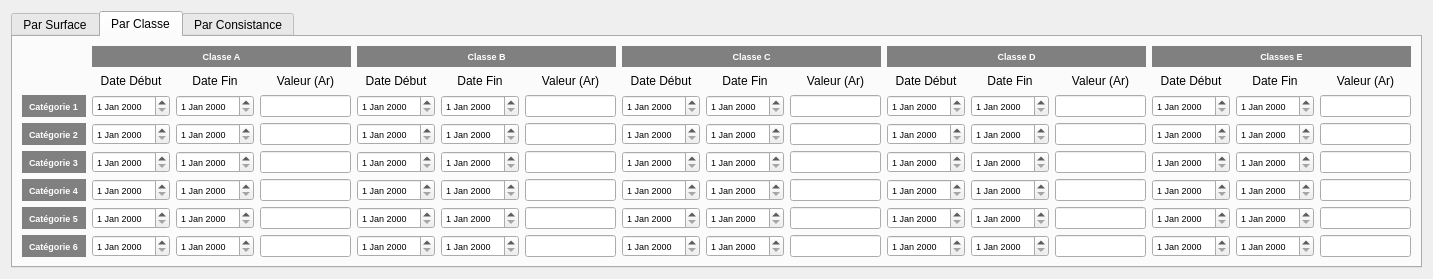
     <widget class="QWidget" name="tab">
      <attribute name="title">
       <string>I.F.T</string>
      </attribute>
      <layout class="QVBoxLayout" name="verticalLayout_2">
       <item>
        <widget class="QTabWidget" name="tabWidget_2">
         <property name="styleSheet">
          <string notr="true">QDateEdit, QLineEdit {
font-size: 7pt
}</string>
         </property>
         <property name="tabPosition">
          <enum>QTabWidget::North</enum>
         </property>
         <property name="currentIndex">
          <number>1</number>
         </property>
         <widget class="QWidget" name="tab_3">
          <attribute name="title">
           <string>Par Surface</string>
          </attribute>
          <layout class="QVBoxLayout" name="verticalLayout_3">
           <item>
            <widget class="QTableWidget" name="tableWidgetIFTSurface">
             <attribute name="horizontalHeaderStretchLastSection">
              <bool>false</bool>
             </attribute>
             <row>
              <property name="text">
               <string>Catégorie 1</string>
              </property>
             </row>
             <row>
              <property name="text">
               <string>Catégorie 2</string>
              </property>
             </row>
             <row>
              <property name="text">
               <string>Catégorie 3</string>
              </property>
             </row>
             <row>
              <property name="text">
               <string>Catégorie 4</string>
              </property>
             </row>
             <row>
              <property name="text">
               <string>Catégorie 5</string>
              </property>
             </row>
             <row>
              <property name="text">
               <string>Catégorie 6</string>
              </property>
             </row>
             <column>
              <property name="text">
               <string>Id</string>
              </property>
             </column>
             <column>
              <property name="text">
               <string>Description</string>
              </property>
             </column>
             <column>
              <property name="text">
               <string>Valeur (Ar/Ha)</string>
              </property>
             </column>
            </widget>
           </item>
          </layout>
         </widget>
         <widget class="QWidget" name="tab_4">
          <attribute name="title">
           <string>Par Classe</string>
          </attribute>
          <layout class="QGridLayout" name="gridLayout">
           <item row="4" column="0">
            <widget class="QLabel" name="label_4">
             <property name="font">
              <font>
               <pointsize>7</pointsize>
               <weight>75</weight>
               <bold>true</bold>
              </font>
             </property>
             <property name="styleSheet">
              <string notr="true">background: #808080;
color: white;
padding: 5px</string>
             </property>
             <property name="text">
              <string>Catégorie 3</string>
             </property>
            </widget>
           </item>
           <item row="5" column="0">
            <widget class="QLabel" name="label_5">
             <property name="font">
              <font>
               <pointsize>7</pointsize>
               <weight>75</weight>
               <bold>true</bold>
              </font>
             </property>
             <property name="styleSheet">
              <string notr="true">background: #808080;
color: white;
padding: 5px</string>
             </property>
             <property name="text">
              <string>Catégorie 4</string>
             </property>
            </widget>
           </item>
           <item row="2" column="0">
            <widget class="QLabel" name="label_2">
             <property name="font">
              <font>
               <pointsize>7</pointsize>
               <weight>75</weight>
               <bold>true</bold>
              </font>
             </property>
             <property name="styleSheet">
              <string notr="true">background: #808080;
color: white;
padding: 5px</string>
             </property>
             <property name="text">
              <string>Catégorie 1</string>
             </property>
            </widget>
           </item>
           <item row="7" column="0">
            <widget class="QLabel" name="label_7">
             <property name="font">
              <font>
               <pointsize>7</pointsize>
               <weight>75</weight>
               <bold>true</bold>
              </font>
             </property>
             <property name="styleSheet">
              <string notr="true">background: #808080;
color: white;
padding: 5px</string>
             </property>
             <property name="text">
              <string>Catégorie 6</string>
             </property>
            </widget>
           </item>
           <item row="6" column="0">
            <widget class="QLabel" name="label_6">
             <property name="font">
              <font>
               <pointsize>7</pointsize>
               <weight>75</weight>
               <bold>true</bold>
              </font>
             </property>
             <property name="styleSheet">
              <string notr="true">background: #808080;
color: white;
padding: 5px</string>
             </property>
             <property name="text">
              <string>Catégorie 5</string>
             </property>
            </widget>
           </item>
           <item row="0" column="1" colspan="3">
            <widget class="QLabel" name="label_8">
             <property name="font">
              <font>
               <pointsize>7</pointsize>
               <weight>75</weight>
               <bold>true</bold>
              </font>
             </property>
             <property name="styleSheet">
              <string notr="true">background: #808080;
color: white;
padding: 5px</string>
             </property>
             <property name="text">
              <string>Classe A</string>
             </property>
             <property name="alignment">
              <set>Qt::AlignCenter</set>
             </property>
            </widget>
           </item>
           <item row="3" column="0">
            <widget class="QLabel" name="label_3">
             <property name="font">
              <font>
               <pointsize>7</pointsize>
               <weight>75</weight>
               <bold>true</bold>
              </font>
             </property>
             <property name="styleSheet">
              <string notr="true">background: #808080;
color: white;
padding: 5px</string>
             </property>
             <property name="text">
              <string>Catégorie 2</string>
             </property>
            </widget>
           </item>
           <item row="0" column="4" colspan="3">
            <widget class="QLabel" name="label_9">
             <property name="font">
              <font>
               <pointsize>7</pointsize>
               <weight>75</weight>
               <bold>true</bold>
              </font>
             </property>
             <property name="styleSheet">
              <string notr="true">background: #808080;
color: white;
padding: 5px</string>
             </property>
             <property name="text">
              <string>Classe B</string>
             </property>
             <property name="alignment">
              <set>Qt::AlignCenter</set>
             </property>
            </widget>
           </item>
           <item row="1" column="1">
            <widget class="QLabel" name="label_13">
             <property name="text">
              <string>Date Début</string>
             </property>
             <property name="alignment">
              <set>Qt::AlignCenter</set>
             </property>
            </widget>
           </item>
           <item row="1" column="4">
            <widget class="QLabel" name="label_16">
             <property name="text">
              <string>Date Début</string>
             </property>
             <property name="alignment">
              <set>Qt::AlignCenter</set>
             </property>
            </widget>
           </item>
           <item row="1" column="2">
            <widget class="QLabel" name="label_14">
             <property name="text">
              <string>Date Fin</string>
             </property>
             <property name="alignment">
              <set>Qt::AlignCenter</set>
             </property>
            </widget>
           </item>
           <item row="1" column="7">
            <widget class="QLabel" name="label_19">
             <property name="text">
              <string>Date Début</string>
             </property>
             <property name="alignment">
              <set>Qt::AlignCenter</set>
             </property>
            </widget>
           </item>
           <item row="1" column="3">
            <widget class="QLabel" name="label_15">
             <property name="text">
              <string>Valeur (Ar)</string>
             </property>
             <property name="alignment">
              <set>Qt::AlignCenter</set>
             </property>
            </widget>
           </item>
           <item row="1" column="14">
            <widget class="QLabel" name="label_26">
             <property name="text">
              <string>Date Fin</string>
             </property>
             <property name="alignment">
              <set>Qt::AlignCenter</set>
             </property>
            </widget>
           </item>
           <item row="1" column="5">
            <widget class="QLabel" name="label_17">
             <property name="text">
              <string>Date Fin</string>
             </property>
             <property name="alignment">
              <set>Qt::AlignCenter</set>
             </property>
            </widget>
           </item>
           <item row="1" column="6">
            <widget class="QLabel" name="label_18">
             <property name="text">
              <string>Valeur (Ar)</string>
             </property>
             <property name="alignment">
              <set>Qt::AlignCenter</set>
             </property>
            </widget>
           </item>
           <item row="1" column="8">
            <widget class="QLabel" name="label_20">
             <property name="text">
              <string>Date Fin</string>
             </property>
             <property name="alignment">
              <set>Qt::AlignCenter</set>
             </property>
            </widget>
           </item>
           <item row="1" column="9">
            <widget class="QLabel" name="label_21">
             <property name="text">
              <string>Valeur (Ar)</string>
             </property>
             <property name="alignment">
              <set>Qt::AlignCenter</set>
             </property>
            </widget>
           </item>
           <item row="1" column="10">
            <widget class="QLabel" name="label_22">
             <property name="text">
              <string>Date Début</string>
             </property>
             <property name="alignment">
              <set>Qt::AlignCenter</set>
             </property>
            </widget>
           </item>
           <item row="1" column="11">
            <widget class="QLabel" name="label_23">
             <property name="text">
              <string>Date Fin</string>
             </property>
             <property name="alignment">
              <set>Qt::AlignCenter</set>
             </property>
            </widget>
           </item>
           <item row="1" column="12">
            <widget class="QLabel" name="label_24">
             <property name="text">
              <string>Valeur (Ar)</string>
             </property>
             <property name="alignment">
              <set>Qt::AlignCenter</set>
             </property>
            </widget>
           </item>
           <item row="1" column="13">
            <widget class="QLabel" name="label_25">
             <property name="text">
              <string>Date Début</string>
             </property>
             <property name="alignment">
              <set>Qt::AlignCenter</set>
             </property>
            </widget>
           </item>
           <item row="1" column="15">
            <widget class="QLabel" name="label_27">
             <property name="text">
              <string>Valeur (Ar)</string>
             </property>
             <property name="alignment">
              <set>Qt::AlignCenter</set>
             </property>
            </widget>
           </item>
           <item row="0" column="13" colspan="3">
            <widget class="QLabel" name="label_12">
             <property name="font">
              <font>
               <pointsize>7</pointsize>
               <weight>75</weight>
               <bold>true</bold>
              </font>
             </property>
             <property name="styleSheet">
              <string notr="true">background: #808080;
color: white;
padding: 5px</string>
             </property>
             <property name="text">
              <string>Classes E</string>
             </property>
             <property name="alignment">
              <set>Qt::AlignCenter</set>
             </property>
            </widget>
           </item>
           <item row="0" column="10" colspan="3">
            <widget class="QLabel" name="label_11">
             <property name="font">
              <font>
               <pointsize>7</pointsize>
               <weight>75</weight>
               <bold>true</bold>
              </font>
             </property>
             <property name="styleSheet">
              <string notr="true">background: #808080;
color: white;
padding: 5px</string>
             </property>
             <property name="text">
              <string>Classe D</string>
             </property>
             <property name="alignment">
              <set>Qt::AlignCenter</set>
             </property>
            </widget>
           </item>
           <item row="0" column="7" colspan="3">
            <widget class="QLabel" name="label_10">
             <property name="font">
              <font>
               <pointsize>7</pointsize>
               <weight>75</weight>
               <bold>true</bold>
              </font>
             </property>
             <property name="styleSheet">
              <string notr="true">background: #808080;
color: white;
padding: 5px</string>
             </property>
             <property name="text">
              <string>Classe C</string>
             </property>
             <property name="alignment">
              <set>Qt::AlignCenter</set>
             </property>
            </widget>
           </item>
           <item row="2" column="1">
            <widget class="QDateEdit" name="dateEditIFTDeb1A">
             <property name="calendarPopup">
              <bool>false</bool>
             </property>
            </widget>
           </item>
           <item row="2" column="2">
            <widget class="QDateEdit" name="dateEditIFTFin1A"/>
           </item>
           <item row="2" column="4">
            <widget class="QDateEdit" name="dateEditIFTDeb1B"/>
           </item>
           <item row="2" column="5">
            <widget class="QDateEdit" name="dateEditIFTFin1B"/>
           </item>
           <item row="2" column="7">
            <widget class="QDateEdit" name="dateEditIFTDeb1C"/>
           </item>
           <item row="2" column="8">
            <widget class="QDateEdit" name="dateEditIFTFin1C"/>
           </item>
           <item row="2" column="10">
            <widget class="QDateEdit" name="dateEditIFTDeb1D"/>
           </item>
           <item row="2" column="11">
            <widget class="QDateEdit" name="dateEditIFTFin1D"/>
           </item>
           <item row="2" column="13">
            <widget class="QDateEdit" name="dateEditIFTDeb1E"/>
           </item>
           <item row="2" column="14">
            <widget class="QDateEdit" name="dateEditIFTFin1E"/>
           </item>
           <item row="3" column="1">
            <widget class="QDateEdit" name="dateEditIFTDeb2A">
             <property name="calendarPopup">
              <bool>false</bool>
             </property>
            </widget>
           </item>
           <item row="3" column="2">
            <widget class="QDateEdit" name="dateEditIFTFin2A"/>
           </item>
           <item row="4" column="1">
            <widget class="QDateEdit" name="dateEditIFTDeb3A">
             <property name="calendarPopup">
              <bool>false</bool>
             </property>
            </widget>
           </item>
           <item row="5" column="1">
            <widget class="QDateEdit" name="dateEditIFTDeb4A">
             <property name="calendarPopup">
              <bool>false</bool>
             </property>
            </widget>
           </item>
           <item row="6" column="1">
            <widget class="QDateEdit" name="dateEditIFTDeb5A">
             <property name="calendarPopup">
              <bool>false</bool>
             </property>
            </widget>
           </item>
           <item row="7" column="1">
            <widget class="QDateEdit" name="dateEditIFTDeb6A">
             <property name="calendarPopup">
              <bool>false</bool>
             </property>
            </widget>
           </item>
           <item row="4" column="2">
            <widget class="QDateEdit" name="dateEditIFTFin3A"/>
           </item>
           <item row="5" column="2">
            <widget class="QDateEdit" name="dateEditIFTFin4A"/>
           </item>
           <item row="6" column="2">
            <widget class="QDateEdit" name="dateEditIFTFin5A"/>
           </item>
           <item row="7" column="2">
            <widget class="QDateEdit" name="dateEditIFTFin6A"/>
           </item>
           <item row="3" column="4">
            <widget class="QDateEdit" name="dateEditIFTDeb2B"/>
           </item>
           <item row="3" column="5">
            <widget class="QDateEdit" name="dateEditIFTFin2B"/>
           </item>
           <item row="4" column="4">
            <widget class="QDateEdit" name="dateEditIFTDeb3B"/>
           </item>
           <item row="4" column="5">
            <widget class="QDateEdit" name="dateEditIFTFin3B"/>
           </item>
           <item row="5" column="4">
            <widget class="QDateEdit" name="dateEditIFTDeb4B"/>
           </item>
           <item row="5" column="5">
            <widget class="QDateEdit" name="dateEditIFTFin4B"/>
           </item>
           <item row="6" column="4">
            <widget class="QDateEdit" name="dateEditIFTDeb5B"/>
           </item>
           <item row="7" column="4">
            <widget class="QDateEdit" name="dateEditIFTDeb6B"/>
           </item>
           <item row="6" column="5">
            <widget class="QDateEdit" name="dateEditIFTFin5B"/>
           </item>
           <item row="7" column="5">
            <widget class="QDateEdit" name="dateEditIFTFin6B"/>
           </item>
           <item row="3" column="7">
            <widget class="QDateEdit" name="dateEditIFTDeb2C"/>
           </item>
           <item row="3" column="8">
            <widget class="QDateEdit" name="dateEditIFTFin2C"/>
           </item>
           <item row="4" column="7">
            <widget class="QDateEdit" name="dateEditIFTDeb3C"/>
           </item>
           <item row="4" column="8">
            <widget class="QDateEdit" name="dateEditIFTFin3C"/>
           </item>
           <item row="5" column="7">
            <widget class="QDateEdit" name="dateEditIFTDeb4C"/>
           </item>
           <item row="5" column="8">
            <widget class="QDateEdit" name="dateEditIFTFin4C"/>
           </item>
           <item row="6" column="7">
            <widget class="QDateEdit" name="dateEditIFTDeb5C"/>
           </item>
           <item row="6" column="8">
            <widget class="QDateEdit" name="dateEditIFTFin5C"/>
           </item>
           <item row="7" column="7">
            <widget class="QDateEdit" name="dateEditIFTDeb6C"/>
           </item>
           <item row="7" column="8">
            <widget class="QDateEdit" name="dateEditIFTFin6C"/>
           </item>
           <item row="3" column="10">
            <widget class="QDateEdit" name="dateEditIFTDeb2D"/>
           </item>
           <item row="4" column="10">
            <widget class="QDateEdit" name="dateEditIFTDeb3D"/>
           </item>
           <item row="3" column="11">
            <widget class="QDateEdit" name="dateEditIFTFin2D"/>
           </item>
           <item row="4" column="11">
            <widget class="QDateEdit" name="dateEditIFTFin3D"/>
           </item>
           <item row="5" column="10">
            <widget class="QDateEdit" name="dateEditIFTDeb4D"/>
           </item>
           <item row="5" column="11">
            <widget class="QDateEdit" name="dateEditIFTFin4D"/>
           </item>
           <item row="6" column="10">
            <widget class="QDateEdit" name="dateEditIFTDeb5D"/>
           </item>
           <item row="6" column="11">
            <widget class="QDateEdit" name="dateEditIFTFin5D"/>
           </item>
           <item row="7" column="10">
            <widget class="QDateEdit" name="dateEditIFTDeb6D"/>
           </item>
           <item row="7" column="11">
            <widget class="QDateEdit" name="dateEditIFTFin6D"/>
           </item>
           <item row="3" column="13">
            <widget class="QDateEdit" name="dateEditIFTDeb2E"/>
           </item>
           <item row="4" column="13">
            <widget class="QDateEdit" name="dateEditIFTDeb3E"/>
           </item>
           <item row="5" column="13">
            <widget class="QDateEdit" name="dateEditIFTDeb4E"/>
           </item>
           <item row="6" column="13">
            <widget class="QDateEdit" name="dateEditIFTDeb5E"/>
           </item>
           <item row="7" column="13">
            <widget class="QDateEdit" name="dateEditIFTDeb6E"/>
           </item>
           <item row="3" column="14">
            <widget class="QDateEdit" name="dateEditIFTFin2E"/>
           </item>
           <item row="4" column="14">
            <widget class="QDateEdit" name="dateEditIFTFin3E"/>
           </item>
           <item row="5" column="14">
            <widget class="QDateEdit" name="dateEditIFTFin4E"/>
           </item>
           <item row="6" column="14">
            <widget class="QDateEdit" name="dateEditIFTFin5E"/>
           </item>
           <item row="7" column="14">
            <widget class="QDateEdit" name="dateEditIFTFin6E"/>
           </item>
           <item row="2" column="3">
            <widget class="QLineEdit" name="lineEditIFTVal1A">
             <property name="inputMask">
              <string>999999</string>
             </property>
             <property name="alignment">
              <set>Qt::AlignRight|Qt::AlignTrailing|Qt::AlignVCenter</set>
             </property>
            </widget>
           </item>
           <item row="3" column="3">
            <widget class="QLineEdit" name="lineEditIFTVal2A">
             <property name="inputMask">
              <string>999999</string>
             </property>
             <property name="alignment">
              <set>Qt::AlignRight|Qt::AlignTrailing|Qt::AlignVCenter</set>
             </property>
            </widget>
           </item>
           <item row="4" column="3">
            <widget class="QLineEdit" name="lineEditIFTVal3A">
             <property name="inputMask">
              <string>999999</string>
             </property>
             <property name="alignment">
              <set>Qt::AlignRight|Qt::AlignTrailing|Qt::AlignVCenter</set>
             </property>
            </widget>
           </item>
           <item row="5" column="3">
            <widget class="QLineEdit" name="lineEditIFTVal4A">
             <property name="inputMask">
              <string>999999</string>
             </property>
             <property name="alignment">
              <set>Qt::AlignRight|Qt::AlignTrailing|Qt::AlignVCenter</set>
             </property>
            </widget>
           </item>
           <item row="6" column="3">
            <widget class="QLineEdit" name="lineEditIFTVal5A">
             <property name="inputMask">
              <string>999999</string>
             </property>
             <property name="alignment">
              <set>Qt::AlignRight|Qt::AlignTrailing|Qt::AlignVCenter</set>
             </property>
            </widget>
           </item>
           <item row="7" column="3">
            <widget class="QLineEdit" name="lineEditIFTVal6A">
             <property name="inputMask">
              <string>999999</string>
             </property>
             <property name="alignment">
              <set>Qt::AlignRight|Qt::AlignTrailing|Qt::AlignVCenter</set>
             </property>
            </widget>
           </item>
           <item row="2" column="6">
            <widget class="QLineEdit" name="lineEditIFTVal1B">
             <property name="inputMask">
              <string>999999</string>
             </property>
             <property name="alignment">
              <set>Qt::AlignRight|Qt::AlignTrailing|Qt::AlignVCenter</set>
             </property>
            </widget>
           </item>
           <item row="3" column="6">
            <widget class="QLineEdit" name="lineEditIFTVal2B">
             <property name="inputMask">
              <string>999999</string>
             </property>
             <property name="alignment">
              <set>Qt::AlignRight|Qt::AlignTrailing|Qt::AlignVCenter</set>
             </property>
            </widget>
           </item>
           <item row="4" column="6">
            <widget class="QLineEdit" name="lineEditIFTVal3B">
             <property name="inputMask">
              <string>999999</string>
             </property>
             <property name="alignment">
              <set>Qt::AlignRight|Qt::AlignTrailing|Qt::AlignVCenter</set>
             </property>
            </widget>
           </item>
           <item row="5" column="6">
            <widget class="QLineEdit" name="lineEditIFTVal4B">
             <property name="inputMask">
              <string>999999</string>
             </property>
             <property name="alignment">
              <set>Qt::AlignRight|Qt::AlignTrailing|Qt::AlignVCenter</set>
             </property>
            </widget>
           </item>
           <item row="6" column="6">
            <widget class="QLineEdit" name="lineEditIFTVal5B">
             <property name="inputMask">
              <string>999999</string>
             </property>
             <property name="alignment">
              <set>Qt::AlignRight|Qt::AlignTrailing|Qt::AlignVCenter</set>
             </property>
            </widget>
           </item>
           <item row="7" column="6">
            <widget class="QLineEdit" name="lineEditIFTVal6B">
             <property name="inputMask">
              <string>999999</string>
             </property>
             <property name="alignment">
              <set>Qt::AlignRight|Qt::AlignTrailing|Qt::AlignVCenter</set>
             </property>
            </widget>
           </item>
           <item row="2" column="9">
            <widget class="QLineEdit" name="lineEditIFTVal1C">
             <property name="inputMask">
              <string>999999</string>
             </property>
             <property name="alignment">
              <set>Qt::AlignRight|Qt::AlignTrailing|Qt::AlignVCenter</set>
             </property>
            </widget>
           </item>
           <item row="3" column="9">
            <widget class="QLineEdit" name="lineEditIFTVal2C">
             <property name="inputMask">
              <string>999999</string>
             </property>
             <property name="alignment">
              <set>Qt::AlignRight|Qt::AlignTrailing|Qt::AlignVCenter</set>
             </property>
            </widget>
           </item>
           <item row="4" column="9">
            <widget class="QLineEdit" name="lineEditIFTVal3C">
             <property name="inputMask">
              <string>999999</string>
             </property>
             <property name="alignment">
              <set>Qt::AlignRight|Qt::AlignTrailing|Qt::AlignVCenter</set>
             </property>
            </widget>
           </item>
           <item row="5" column="9">
            <widget class="QLineEdit" name="lineEditIFTVal4C">
             <property name="inputMask">
              <string>999999</string>
             </property>
             <property name="alignment">
              <set>Qt::AlignRight|Qt::AlignTrailing|Qt::AlignVCenter</set>
             </property>
            </widget>
           </item>
           <item row="6" column="9">
            <widget class="QLineEdit" name="lineEditIFTVal5C">
             <property name="inputMask">
              <string>999999</string>
             </property>
             <property name="alignment">
              <set>Qt::AlignRight|Qt::AlignTrailing|Qt::AlignVCenter</set>
             </property>
            </widget>
           </item>
           <item row="7" column="9">
            <widget class="QLineEdit" name="lineEditIFTVal6C">
             <property name="inputMask">
              <string>999999</string>
             </property>
             <property name="alignment">
              <set>Qt::AlignRight|Qt::AlignTrailing|Qt::AlignVCenter</set>
             </property>
            </widget>
           </item>
           <item row="2" column="12">
            <widget class="QLineEdit" name="lineEditIFTVal1D"/>
           </item>
           <item row="3" column="12">
            <widget class="QLineEdit" name="lineEditIFTVal2D"/>
           </item>
           <item row="4" column="12">
            <widget class="QLineEdit" name="lineEditIFTVal3D"/>
           </item>
           <item row="5" column="12">
            <widget class="QLineEdit" name="lineEditIFTVal4D"/>
           </item>
           <item row="6" column="12">
            <widget class="QLineEdit" name="lineEditIFTVal5D"/>
           </item>
           <item row="7" column="12">
            <widget class="QLineEdit" name="lineEditIFTVal6D"/>
           </item>
           <item row="2" column="15">
            <widget class="QLineEdit" name="lineEditIFTVal1E"/>
           </item>
           <item row="3" column="15">
            <widget class="QLineEdit" name="lineEditIFTVal2E"/>
           </item>
           <item row="4" column="15">
            <widget class="QLineEdit" name="lineEditIFTVal3E"/>
           </item>
           <item row="5" column="15">
            <widget class="QLineEdit" name="lineEditIFTVal4E"/>
           </item>
           <item row="6" column="15">
            <widget class="QLineEdit" name="lineEditIFTVal5E"/>
           </item>
           <item row="7" column="15">
            <widget class="QLineEdit" name="lineEditIFTVal6E"/>
           </item>
          </layout>
         </widget>
         <widget class="QWidget" name="tab_5">
          <attribute name="title">
           <string>Par Consistance</string>
          </attribute>
          <layout class="QHBoxLayout" name="horizontalLayout_2">
           <item>
            <widget class="QTableWidget" name="tableWidgetIFTConsistance">
             <attribute name="horizontalHeaderStretchLastSection">
              <bool>false</bool>
             </attribute>
             <column>
              <property name="text">
               <string>Id</string>
              </property>
             </column>
             <column>
              <property name="text">
               <string>Consistance</string>
              </property>
             </column>
             <column>
              <property name="text">
               <string>Prix (Ar)</string>
              </property>
             </column>
            </widget>
           </item>
          </layout>
         </widget>
        </widget>
       </item>
      </layout>
     </widget>
